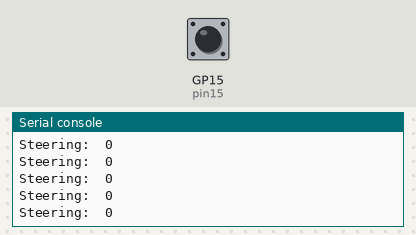
Recording of a program running on a simulated Raspberry Pi Pico running MicroPython. On the bench: the last lines printed to the serial console. The test bench sets the inputs (shaded band); at power-on: GP15 (pin15) LOW.

Above: at 1.2 s.
1.3 s: GP15 (pin15) pulled HIGH for 0.15 s
At 1.47 s:
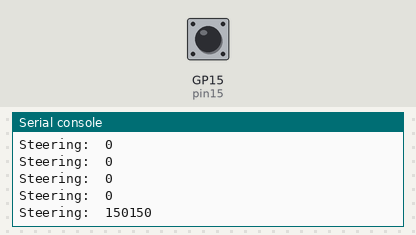
2.9 s: GP15 (pin15) pulled HIGH for 1 s
At 3.94 s:
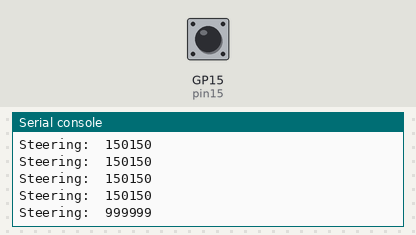
5.4 s: GP15 (pin15) pulled HIGH for 3.2 s
At 8.67 s:
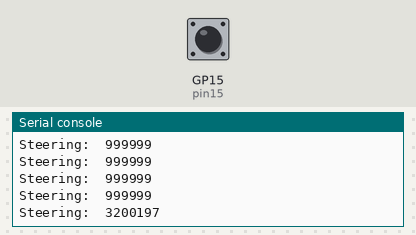
Timing chart, 0 to 10.2 s (numbered marks = the images above; inputs shaded):
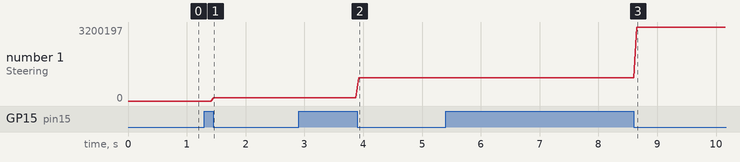

The program:

pio_simple_single.py
```python
# Example PIO to measure servo pulse width.

import time
from machine import Pin
import rp2
import _thread

# Steering pin connects channel 1 on the Traxxas receiver to GP15 on the Pico (pin 20)
# Throttle pin connects channel 3 on the Traxxas receiver to GP13 on the Pico (pin 17)


@rp2.asm_pio()
def pulsewidth():
    wrap_target()        # Creates Loop
    set(x, 0)                             # 0  Reset counter
    wait(1, pin, 0)                       # 1  Wait for pin to go high - leading edge
# :label1
    label("1")
    jmp(x_dec, "2")                       # 2  Decrement X register
# :label2
    label("2")
    jmp(pin, "1")                         # 3  If pin is still high, keep counting
    mov(isr, x)                           # 4
    push(isr, block)                      # 5
    irq( 0)                               # 6  Should match index in PIO block [0-3] PIO Block 0, 1
    wrap()              # Ends loop


steering_result = 0

steering_lock = _thread.allocate_lock()

def steering_handler(sm):
    global steering_result
    # x-reg counts down
    value = 0x100000000 - sm.get()  # count is negative, subtract from 32 bit max
    steering_lock.acquire()
    steering_result = value
    steering_lock.release()

pin15 = Pin(15, Pin.IN, Pin.PULL_DOWN)
sm0 = rp2.StateMachine(0, pulsewidth, freq=2_000_000, in_base=pin15, jmp_pin=pin15)
sm0.irq(steering_handler)

sm0.active(1)


while True:
    steering = 0
    throttle = 0

    steering_lock.acquire()
    steering = steering_result
    steering_lock.release()
    print("Steering: ",steering)


    time.sleep(0.05)
```

Measured:
- after the input at 1.3 s, the serial console: prints a new line after 0.16 s (image 1)
- after the input at 2.9 s, the serial console: prints a new line after 1.0 s (image 2)
- after the input at 5.4 s, the serial console: prints a new line after 3.3 s (image 3)
- plotted number 1: 0 → 150150 after the input at 1.3 s, 150150 → 999999 after the input at 2.9 s, 999999 → 3200197 after the input at 5.4 s
